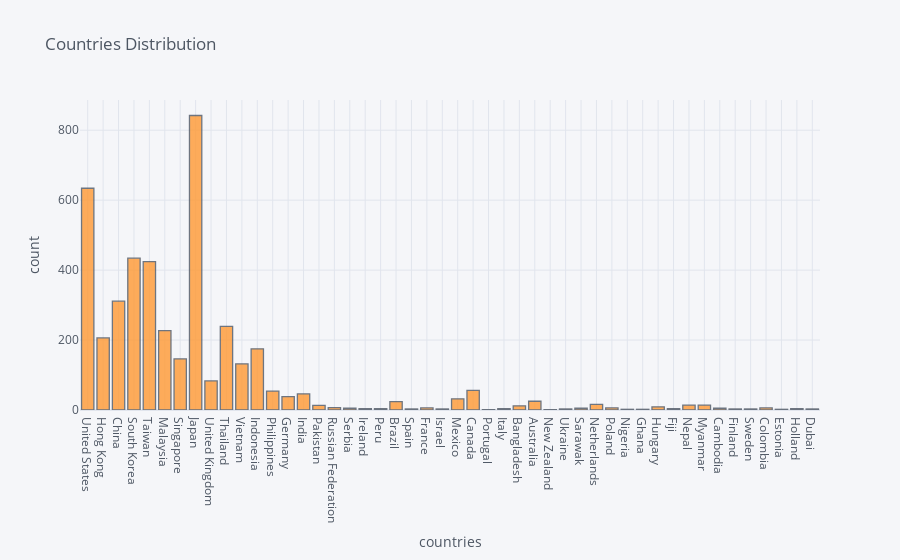

The cell this chart's notebook holds for it:
### Code cell
#смотрим распределение раменов по странам
df['Country'].iplot(kind='hist', xTitle='countries',
                  yTitle='count', title='Countries Distribution')

### Figure 1 — Plotly figure (JSON) as saved in the notebook; plotly's stock layout.template omitted (floating-point values rounded to 4 significant figures; data arrays with more than 128 entries replaced by an {"elided": "..."} marker saying what was removed)
{"data": [{"histfunc": "count", "histnorm": "", "marker": {"color": "rgba(255, 153, 51, 1.0)", "line": {"color": "#4D5663", "width": 1.3}}, "name": "Country", "opacity": 0.8, "orientation": "v", "type": "histogram", "x": {"elided": "4292 str values"}}], "layout": {"barmode": "overlay", "legend": {"bgcolor": "#F5F6F9", "font": {"color": "#4D5663"}}, "paper_bgcolor": "#F5F6F9", "plot_bgcolor": "#F5F6F9", "title": {"font": {"color": "#4D5663"}, "text": "Countries Distribution"}, "xaxis": {"gridcolor": "#E1E5ED", "showgrid": true, "tickfont": {"color": "#4D5663"}, "title": {"font": {"color": "#4D5663"}, "text": "countries"}, "zerolinecolor": "#E1E5ED"}, "yaxis": {"gridcolor": "#E1E5ED", "showgrid": true, "tickfont": {"color": "#4D5663"}, "title": {"font": {"color": "#4D5663"}, "text": "count"}, "zerolinecolor": "#E1E5ED"}}}
